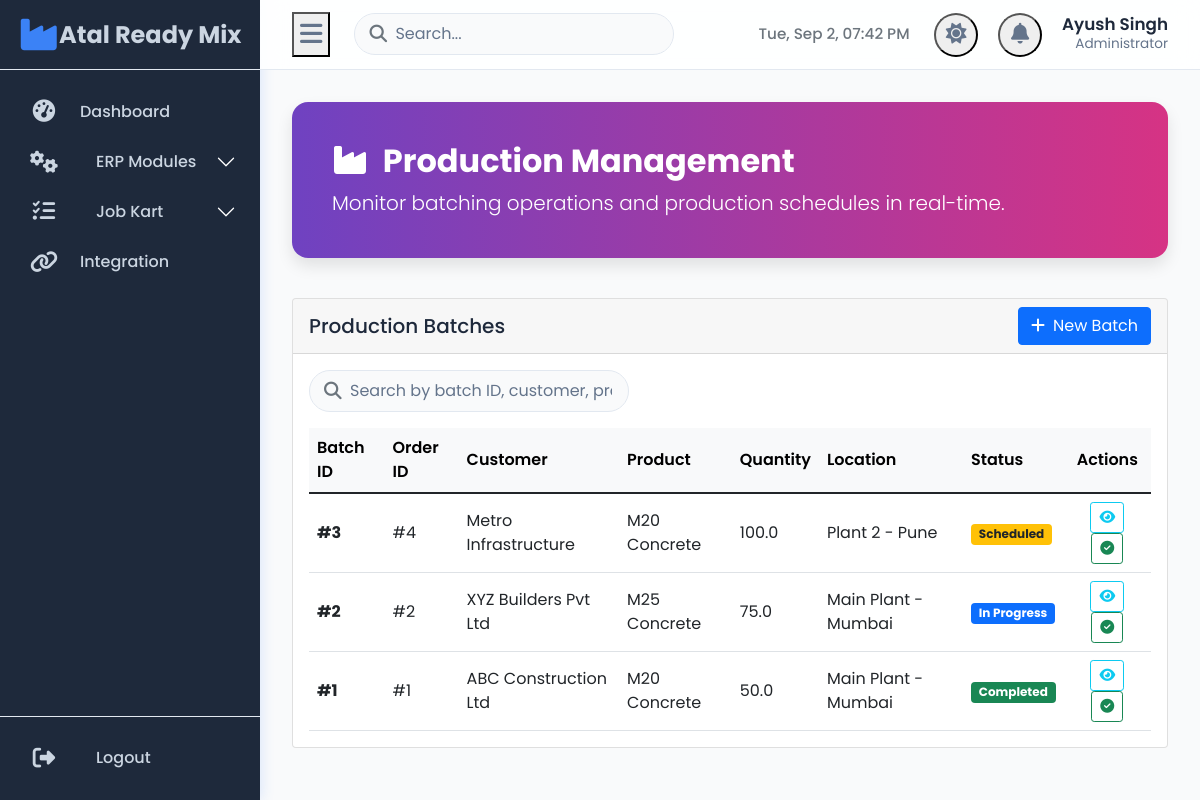
The app's page /erp/production (signed in) with its own data.
### tables this page shows
CREATE TABLE ProductionBatch (
    BatchID INTEGER PRIMARY KEY AUTOINCREMENT,
    OrderID INTEGER,
    ProductID INTEGER,
    QuantityBatch REAL,
    PlantLocationID INTEGER,
    BatchTime DATETIME,
    Status TEXT,
    CreatedBy INTEGER,
    FOREIGN KEY (OrderID) REFERENCES Orders(OrderID),
    FOREIGN KEY (ProductID) REFERENCES Products(ProductID),
    FOREIGN KEY (PlantLocationID) REFERENCES Locations(LocationID),
    FOREIGN KEY (CreatedBy) REFERENCES Users(UserID)
);

CREATE TABLE Customers (
    CustomerID INTEGER PRIMARY KEY AUTOINCREMENT,
    CustomerName TEXT,
    Address TEXT,
    Phone TEXT,
    Email TEXT
);

CREATE TABLE Products (
    ProductID INTEGER PRIMARY KEY AUTOINCREMENT,
    ProductName TEXT NOT NULL,
    Description TEXT,
    Unit TEXT,
    MixDesign TEXT
);

CREATE TABLE Locations (
    LocationID INTEGER PRIMARY KEY AUTOINCREMENT,
    LocationName TEXT NOT NULL
);

### app.py (the view)
@app.route('/erp/production', methods=['GET', 'POST'])
@login_required
def erp_production():
    conn = get_db_connection()
    batches = conn.execute('SELECT pb.*, o.OrderID, c.CustomerName, p.ProductName, l.LocationName, e.Name as CreatedByName FROM ProductionBatch pb LEFT JOIN Orders o ON pb.OrderID = o.OrderID LEFT JOIN Customers c ON o.CustomerID = c.CustomerID LEFT JOIN Products p ON pb.ProductID = p.ProductID LEFT JOIN Locations l ON pb.PlantLocationID = l.LocationID LEFT JOIN Users u ON pb.CreatedBy = u.UserID LEFT JOIN Employees e ON u.EmployeeID = e.EmployeeID ORDER BY pb.BatchTime DESC').fetchall()
    conn.close()
    return render_template('erp/production.html', batches=batches)

### app.py (called while the page is built)
def get_db_connection():
    conn = sqlite3.connect(DATABASE, timeout=10)
    conn.row_factory = sqlite3.Row
    return conn

def login_required(f):
    @wraps(f)
    def decorated_function(*args, **kwargs):
        if 'user_id' not in session:
            return redirect(url_for('login'))
        return f(*args, **kwargs)
    return decorated_function

### templates/erp/production.html (shortened to what this page needs)
{% extends "base.html" %}
{% block content %}
<div class="main-header">
    <h2><i class="fas fa-industry me-2"></i> Production Management</h2>
    <p class="lead mb-0">Monitor batching operations and production schedules in real-time.</p>
</div>
<div class="row">
    <div class="col-12">
        <div class="card">
            <div class="card-header d-flex justify-content-between align-items-center">
                <h5 class="mb-0">Production Batches</h5>
                <a href="{{ url_for('erp_new_batch') }}" class="btn btn-primary"><i class="fas fa-plus me-2"></i>New Batch</a>
            </div>
            <div class="card-body">
                <div class="mb-3 search-bar">
                    <input type="text" id="batchSearch" class="form-control" placeholder="Search by batch ID, customer, product, or status...">
                </div>
                <div class="table-responsive">
                    <table class="table table-hover mb-0">
                        <thead class="table-light">
                            <tr>
                                <th>Batch ID</th>
                                <th>Order ID</th>
                                <th>Customer</th>
                                <th>Product</th>
                                <th>Quantity</th>
                                <th>Location</th>
                                <th>Status</th>
                                <th class="text-center">Actions</th>
                            </tr>
                        </thead>
                        <tbody id="batchesTableBody">
                            {% for batch in batches %}
                            <tr>
                                <td><strong>#{{ batch.BatchID }}</strong></td>
                                <td><a href="{{ url_for('erp_view_order', order_id=batch.OrderID) }}">#{{ batch.OrderID or 'N/A' }}</a></td>
                                <td>{{ batch.CustomerName or 'N/A' }}</td>
                                <td>{{ batch.ProductName or 'N/A' }}</td>
                                <td>{{ batch.QuantityBatch }}</td>
                                <td>{{ batch.LocationName or 'N/A' }}</td>
                                <td>
                                    <span class="badge bg-{% if batch.Status == 'Completed' %}success{% elif batch.Status == 'In Progress' %}primary{% elif batch.Status == 'Scheduled' %}warning text-dark{% else %}secondary{% endif %}">
                                        {{ batch.Status }}
                                    </span>
                                </td>
                                <td class="text-center action-buttons">
                                    <a href="{{ url_for('erp_view_batch', batch_id=batch.BatchID) }}" class="btn btn-sm btn-outline-info" data-bs-toggle="tooltip" title="View Details"><i class="fas fa-eye"></i></a>
                                    <a href="{{ url_for('erp_quality_control', batch_id=batch.BatchID) }}" class="btn btn-sm btn-outline-success" data-bs-toggle="tooltip" title="Quality Control"><i class="fas fa-check-circle"></i></a>
                                </td>
                            </tr>
                            {% endfor %}
                        </tbody>
                    </table>
                </div>
            </div>
        </div>
    </div>
</div>
{% endblock %}

### templates/base.html (style rules this page uses)
:root { --sidebar-width: 260px; --sidebar-width-collapsed: 88px; --topbar-height: 70px; --color-sidebar-bg-light: #1e293b; --color-sidebar-text-light: #cbd5e1; --color-sidebar-text-hover-light: #f8fafc; --color-sidebar-accent-light: #3b82f6; --color-main-bg-light: #f9fafb; --color-text-light: #1e293b; --color-text-muted-light: #64748b; --color-border-light: #e2e8f0; --color-card-bg-light: #ffffff; --color-shadow-light: rgba(59, 130, 246, 0.15); --color-topbar-bg-light: rgba(255, 255, 255, 0.85); --color-sidebar-bg-dark: #111827; --color-sidebar-text-dark: #9ca3af; --color-sidebar-text-hover-dark: #f3f4f6; --color-sidebar-accent-dark: #60a5fa; --color-main-bg-dark: #0f172a; --color-text-dark: #e0e7ff; --color-text-muted-dark: #94a3b8; --color-border-dark: #374151; --color-card-bg-dark: #1e293b; --color-shadow-dark: rgba(0, 0, 0, 0.3); --color-topbar-bg-dark: rgba(31, 41, 55, 0.85); }
[data-theme="light"] { --sidebar-bg: var(--color-sidebar-bg-light); --sidebar-text: var(--color-sidebar-text-light); --sidebar-text-hover: var(--color-sidebar-text-hover-light); --sidebar-accent: var(--color-sidebar-accent-light); --main-bg: var(--color-main-bg-light); --text-color: var(--color-text-light); --text-muted: var(--color-text-muted-light); --border-color: var(--color-border-light); --card-bg: var(--color-card-bg-light); --shadow-color: var(--color-shadow-light); --topbar-bg: var(--color-topbar-bg-light); }
* { box-sizing: border-box; }
body { margin: 0; font-family: 'Poppins', sans-serif; background-color: var(--main-bg); color: var(--text-color); overflow-x: hidden; transition: background-color 0.3s ease, color 0.3s ease; }
a { text-decoration: none; color: inherit; }
.search-bar { position: relative; width: 320px; max-width: 100%; }
.search-bar input { width: 100%; padding: 0.5rem 1rem 0.5rem 2.8rem; border-radius: 2rem; border: 1.5px solid var(--border-color); background-color: var(--main-bg); color: var(--text-color); font-size: 1rem; transition: border-color 0.3s ease, background-color 0.3s ease; }
.search-bar input::placeholder { color: var(--text-muted); }

### templates/erp/production.html (style rules this page uses)
body { background-color: #f8f9fa; }
.main-header { background: linear-gradient(90deg, #6f42c1 0%, #d63384 100%); color: white; padding: 2.5rem; border-radius: 1rem; margin-bottom: 2.5rem; box-shadow: 0 8px 16px rgba(0, 0, 0, 0.1); }
.main-header h2 { font-weight: 700; }
.table thead th { vertical-align: middle; font-weight: 600; }
.table tbody td { vertical-align: middle; }
.action-buttons a, .action-buttons button { margin: 0 2px; }
.search-bar { position: relative; }
.search-bar .form-control { padding-left: 2.5rem; }

### records on screen
ProductionBatch: BatchID "3", OrderID "4", CustomerName "Metro Infrastructure", ProductName "M20 Concrete", QuantityBatch "100.0", LocationName "Plant 2 - Pune", Status "Scheduled"
ProductionBatch: BatchID "2", OrderID "2", CustomerName "XYZ Builders Pvt Ltd", ProductName "M25 Concrete", QuantityBatch "75.0", LocationName "Main Plant - Mumbai", Status "In Progress"
ProductionBatch: BatchID "1", OrderID "1", CustomerName "ABC Construction Ltd", ProductName "M20 Concrete", QuantityBatch "50.0", LocationName "Main Plant - Mumbai", Status "Completed"

### other values on screen
{{ session.employee_name }} "Ayush Singh"
{{ session.role }} "Administrator"
